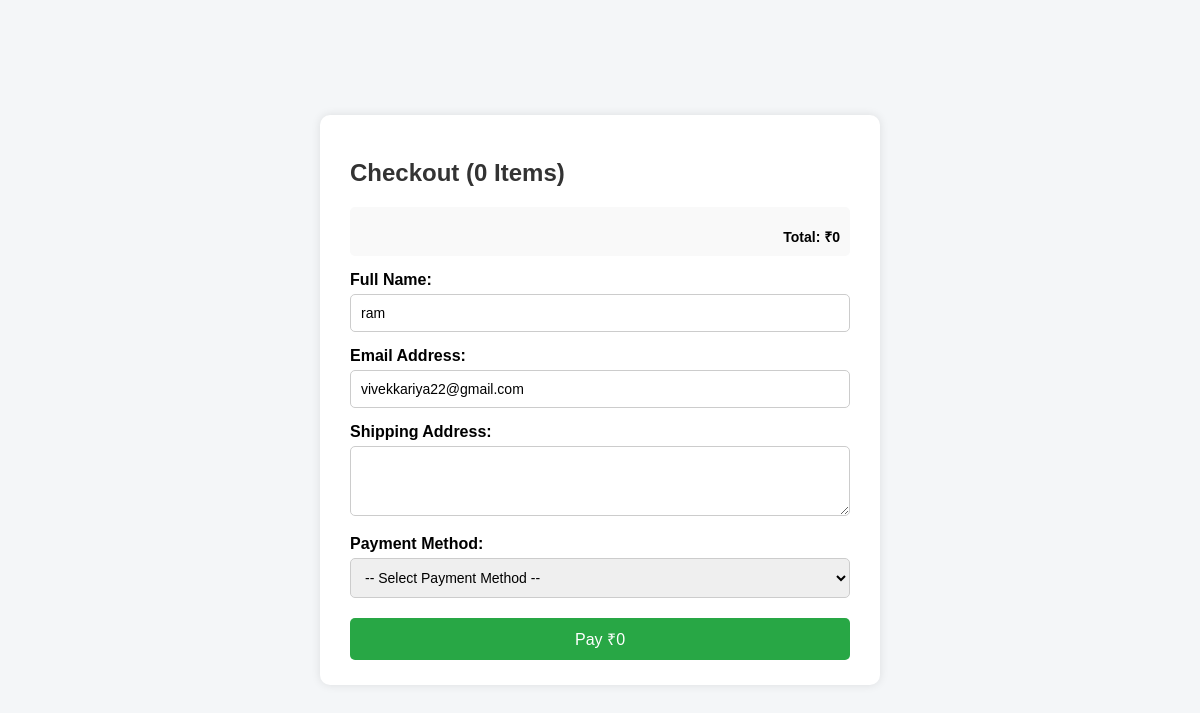
Page /user/orderform_all.php?uid=18 (signed in) on the earlier database version.
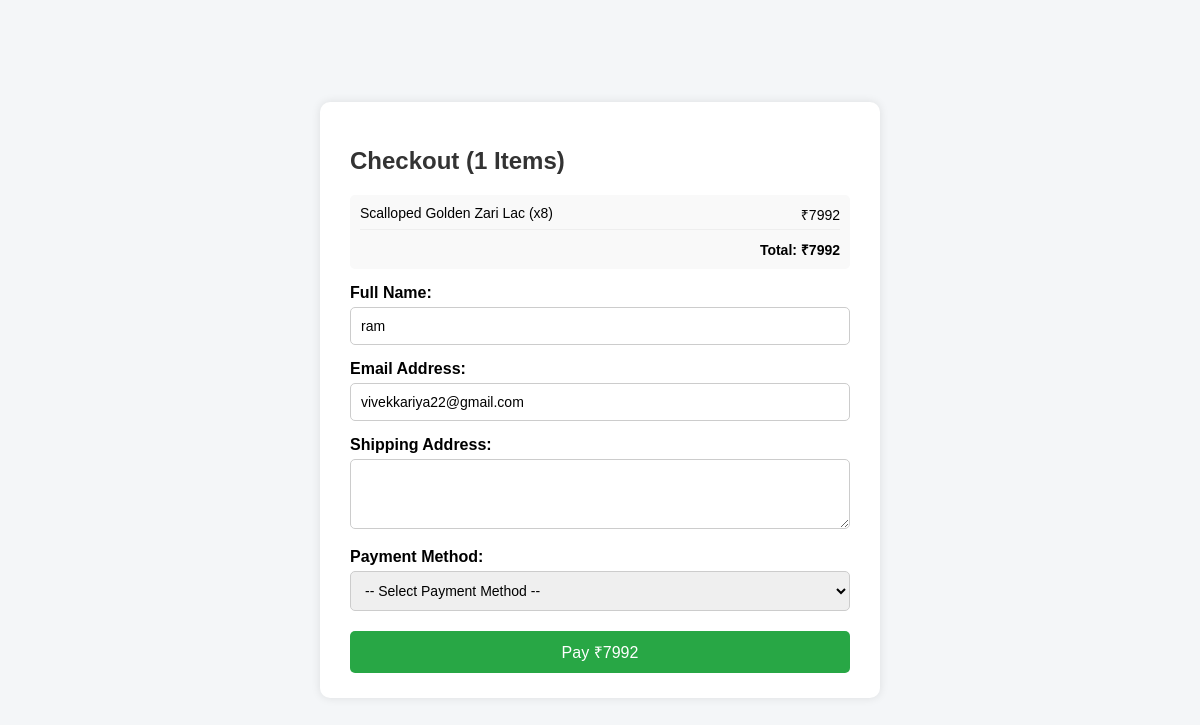
Same page on the later database version.
### tables this page shows
CREATE TABLE `craftus_reg` (
  `u_id` int(11) NOT NULL,
  `uname` varchar(80) NOT NULL,
  `email` varchar(50) NOT NULL,
  `mobile_no` varchar(10) NOT NULL,
  `password` varchar(255) NOT NULL,
  `profile_img` varchar(255) NOT NULL,
  `status` enum('active','suspend') NOT NULL
);

CREATE TABLE `user_cart` (
  `cart_id` int(11) NOT NULL,
  `user_id` int(11) NOT NULL,
  `product_id` int(11) NOT NULL,
  `quantity` int(11) DEFAULT 1,
  `added_at` timestamp NOT NULL DEFAULT current_timestamp()
);

CREATE TABLE `product_table` (
  `product_id` int(11) NOT NULL,
  `product_name` varchar(25) NOT NULL,
  `crafted_by` varchar(25) NOT NULL,
  `category` varchar(25) NOT NULL,
  `price` int(11) NOT NULL,
  `stock_quantity` int(11) NOT NULL,
  `stock_status` enum('in stock','out of stock') NOT NULL,
  `product_description` varchar(200) NOT NULL,
  `image` varchar(255) NOT NULL,
  `created_at` datetime NOT NULL DEFAULT current_timestamp(),
  `status` enum('active','suspend') NOT NULL
);

### user/orderform_all.php (the view, shortened to what this page needs)
<?php
$con = mysqli_connect("localhost", "root", "", "craftzon");
$uid = isset($_REQUEST['uid']) ? intval($_REQUEST['uid']) : 0;
$sel = "SELECT uname, email FROM craftus_reg WHERE u_id = $uid";
$selectu = mysqli_query($con, $sel);
$rowu = mysqli_fetch_assoc($selectu);
$fnm = $rowu['uname'];
$eid = $rowu['email'];
$cartRes = mysqli_query($con, "SELECT c.quantity, p.price, p.product_name, p.product_id, p.stock_quantity FROM user_cart c JOIN product_table p ON c.product_id = p.product_id WHERE c.user_id = $uid");
$totalCartValue = 0;
$cartItems = [];
while ($row = mysqli_fetch_assoc($cartRes)) {
    $totalCartValue += ($row['quantity'] * $row['price']);
    $cartItems[] = $row;
}
?>
<!DOCTYPE html>
<html lang="en">
<head>
<link href='https://cdnjs.cloudflare.com/ajax/libs/font-awesome/6.7.2/css/all.min.css' rel='stylesheet'>
</head>
<body>
  <form id="orderForm" action="" method="post">
    <h2>Checkout (<?php echo count($cartItems); ?> Items)</h2>
    <div class="cart-summary">
        <ul>
            <?php foreach($cartItems as $item): ?>
            <li>
                <span><?php echo $item['product_name']; ?> (x<?php echo $item['quantity']; ?>)</span>
                <span>₹<?php echo $item['price'] * $item['quantity']; ?></span>
            </li>
            <?php endforeach; ?>
        </ul>
        <div style="text-align: right; font-weight: bold; margin-top: 10px;">Total: ₹<?php echo $totalCartValue; ?></div>
    </div>
    <label for="name">Full Name:</label>
    <input type="text" id="name" name="name" value="<?php echo htmlspecialchars($fnm); ?>" required />
    <label for="email">Email Address:</label>
    <input type="email" id="email" name="email" value="<?php echo htmlspecialchars($eid); ?>" required />
	<label for="address">Shipping Address:</label>
    <textarea id="address" name="address" rows="3" required></textarea>
    <label for="payment">Payment Method:</label>
	<select id="payment" name="payment_method" required>
		<option value="">-- Select Payment Method --</option>
	</select>
    <button type="submit" name="orderbtn">Pay ₹<?php echo $totalCartValue; ?></button>
  </form>
</body>
</html>

### user/orderform_all.php (style rules this page uses)
body { font-family: Arial, sans-serif; background: #f4f6f8; display: flex; justify-content: center; align-items: center; height: 100vh; margin: 0; }
form { background: #fff; padding: 25px 30px; border-radius: 10px; box-shadow: 0 0 10px rgba(0,0,0,0.1); width: 100%; max-width: 500px; max-height: 90vh; overflow-y: auto; }
h2 { margin-bottom: 20px; color: #333; }
label { display: block; margin-top: 15px; font-weight: bold; }
input, select, textarea { width: 100%; padding: 10px; margin-top: 5px; border: 1px solid #ccc; border-radius: 5px; font-size: 14px; box-sizing: border-box; }
button { margin-top: 20px; padding: 10px 20px; background-color: #28a745; color: white; border: none; border-radius: 5px; cursor: pointer; font-size: 16px; width: 100%; }
.cart-summary { background: #f9f9f9; padding: 10px; border-radius: 5px; margin-top: 10px; font-size: 14px; }
.cart-summary ul { list-style: none; padding: 0; margin: 0; }
.cart-summary li { display: flex; justify-content: space-between; margin-bottom: 5px; padding-bottom: 5px; border-bottom: 1px solid #eee; }

Differences in the rows shown:
added user_cart: product.product_name "Scalloped Golden Zari Lac", quantity "8", $item['price'] * $item['quantity'] "7992"
Other differences:
count($cartItems): "0" → "1"
$totalCartValue: "0" → "7992"
